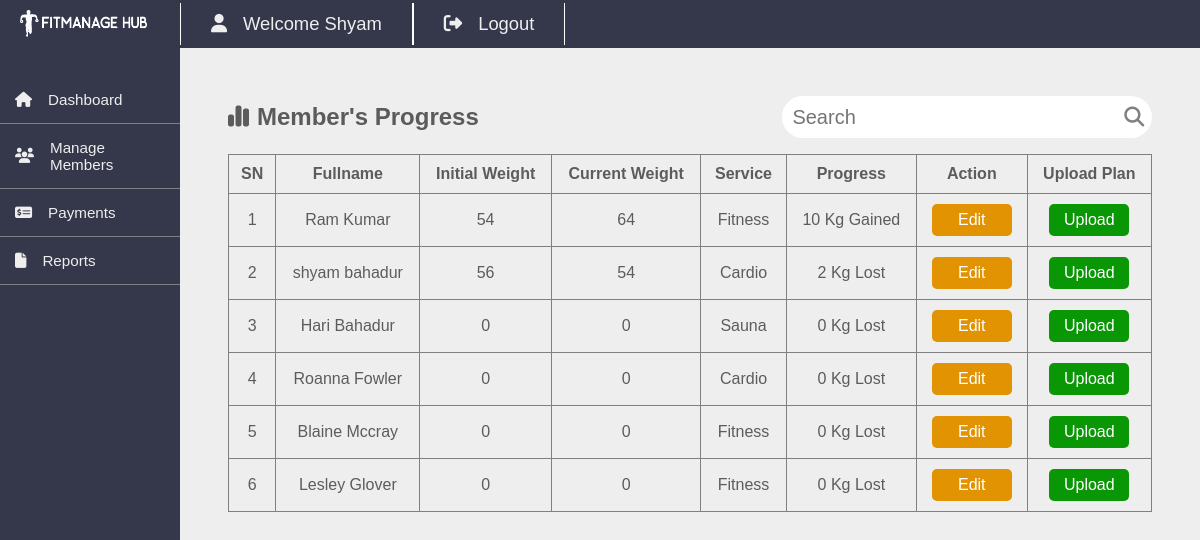
The page /staffs/member-progress.php (signed in) on the database its author committed.
### tables this page shows
CREATE TABLE `members` (
  `id` int(11) NOT NULL,
  `fullname` varchar(20) NOT NULL,
  `username` varchar(20) NOT NULL,
  `password` varchar(100) NOT NULL,
  `gender` varchar(20) NOT NULL,
  `dor` date NOT NULL,
  `services_id` int(11) NOT NULL,
  `plan` varchar(100) NOT NULL,
  `address` varchar(20) NOT NULL,
  `contact` varchar(10) NOT NULL,
  `status` varchar(20) NOT NULL DEFAULT 'Active',
  `reminder` int(11) NOT NULL DEFAULT 0,
  `pay_date` date NOT NULL,
  `plan_link` varchar(255) NOT NULL
);

CREATE TABLE `progress` (
  `id` int(11) NOT NULL,
  `ini_weight` int(11) DEFAULT NULL,
  `curr_weight` int(11) DEFAULT NULL,
  `ini_bodytype` varchar(100) DEFAULT NULL,
  `curr_bodytype` varchar(100) DEFAULT NULL,
  `member_id` int(11) DEFAULT NULL
);

CREATE TABLE `services` (
  `id` int(11) NOT NULL,
  `service_name` varchar(100) NOT NULL,
  `cost` int(11) NOT NULL
);

### staffs/member-progress.php (the view, shortened to what this page needs)
<?php
include '../dbcon.php';
$sql = "SELECT members.*,services.service_name, progress.ini_weight, progress.curr_weight, progress.ini_bodytype, progress.curr_bodytype
        FROM members
        LEFT JOIN progress ON members.id = progress.member_id
        LEFT JOIN services ON members.services_id = services.id
        ";
$res = mysqli_query($conn, $sql);
$sn = 1;
?>
<!DOCTYPE html>
<html lang="en">
<head>
    <link rel="stylesheet" href="css/member-progress.css">
</head>
<body>
    <?php include 'includes/template.php'; ?>
    <div class="content">
        <div class="heading">
            <h2><i class="fa-solid fa-chart-simple" style="margin-right: 0.5rem"></i>Member's Progress</h2>
            <form action="member-progress.php" method="post" id="searchForm">
                <input type="text" id="searchField" placeholder="Search" name="search"
                    value="<?php echo isset($_POST['search']) ? htmlspecialchars($_POST['search']) : ''; ?>"
                    oninput="submitForm()">
                <button type="submit"><i class="fa-solid fa-search"></i></button>
            </form>
        </div>
        <table>
            <thead>
                <tr>
                    <th>SN</th>
                    <th>Fullname</th>
                    <th>Initial Weight</th>
                    <th>Current Weight</th>
                    <th>Service</th>
                    <th>Progress</th>
                    <th>Action</th>
                    <th>Upload Plan</th>
                </tr>
            </thead>
            <tbody>
                <?php while ($row = mysqli_fetch_assoc($res)) { ?>
                    <tr>
                        <td><?= $sn++ ?></td>
                        <td><?= $row['fullname'] ?></td>
                        <td><?= $row['ini_weight'] ?></td>
                        <td><?= $row['curr_weight'] ?></td>
                        <td><?= $row['service_name'] ?></td>
                        <td><?php
                        if ($row['ini_weight'] < $row['curr_weight']) {
                            $diff = $row['curr_weight'] - $row['ini_weight'];
                            $progress = $diff . " Kg Gained";
                            echo $progress;
                        } else {
                            $diff = $row['ini_weight'] - $row['curr_weight'];
                            $progress = $diff . " Kg Lost";
                            echo $progress;
                        }
                        ?></td>
                        <td><a href="member-progress-update.php?id=<?= $row['id'] ?>"><button class="update">Edit</button></a>
                        </td>
                        <td><a href="upload_plan.php?id=<?= $row['id'] ?>"><button class="upload">Upload</button></a></td>
                    </tr>
                <?php } ?>
            </tbody>
        </table>
    </div>
    <?php include 'includes/footer.php' ?>

### staffs/css/member-progress.css (style rules this page uses)
table,th,td { color: rgb(92,92,92); border: 1px solid grey; padding: 10px; text-align: center; }
table { width: 100%; margin-top: 1rem; border-collapse: collapse; }
.update { width: 5rem; height: 2rem; font-size: 1rem; background-color: rgb(225, 147, 1); border: none; color: white; border-radius: 5px; }
.upload { width: 5rem; height: 2rem; font-size: 1rem; background-color: rgb(10, 151, 5); border: none; color: white; border-radius: 5px; }

### staffs/css/template.css (style rules this page uses)
* { margin: 0; padding: 0; font-family: "Poppins", sans-serif; }
body { background-color: #eeeeee; }
.content { margin: 3rem; color: rgb(91,91,91); }
.heading { width: 100%; display: flex; align-items: center; justify-content: space-between; }
#searchForm { width: 40%; display: flex; align-items: center; background-color: white; border-radius: 30px; }
#searchField { width: 90%; height: 2rem; border: 0; outline: 0; padding: 5px; padding-left: 10px; border-radius: 30px; font-size: 1.25rem; }
#searchForm button { width: 10%; font-size: 1.25rem; color: grey; background: none; border: none; outline: none; }

### rows shown on the page
members: fullname "Ram Kumar", progress.ini_weight "54", progress.curr_weight "64", services.service_name "Fitness", progress.curr_weight+ini_weight "10 Kg Gained"
members: fullname "shyam bahadur", progress.ini_weight "56", progress.curr_weight "54", services.service_name "Cardio", progress.ini_weight+curr_weight "2 Kg Lost"
members: fullname "Hari Bahadur", progress.ini_weight "0", progress.curr_weight "0", services.service_name "Sauna", progress.ini_weight+curr_weight "0 Kg Lost"
members: fullname "Roanna Fowler", progress.ini_weight "0", progress.curr_weight "0", services.service_name "Cardio", progress.ini_weight+curr_weight "0 Kg Lost"
members: fullname "Blaine Mccray", progress.ini_weight "0", progress.curr_weight "0", services.service_name "Fitness", progress.ini_weight+curr_weight "0 Kg Lost"
members: fullname "Lesley Glover", progress.ini_weight "0", progress.curr_weight "0", services.service_name "Fitness", progress.ini_weight+curr_weight "0 Kg Lost"

### other values the page prints
$_SESSION['user'] "Shyam"
